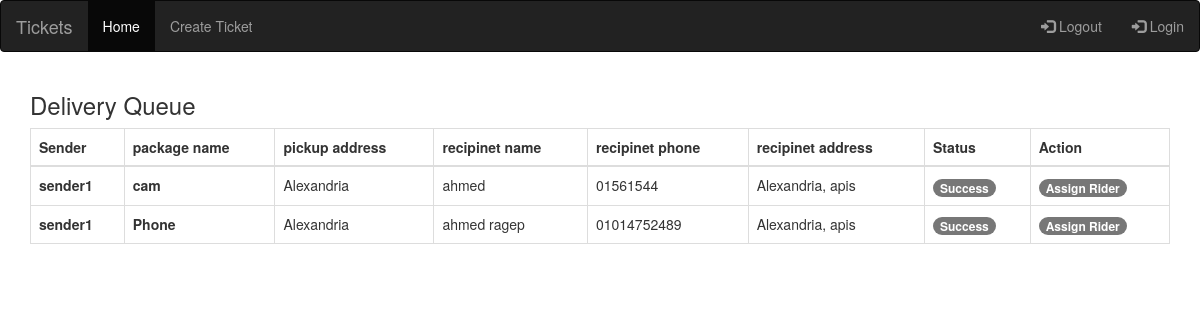
/delivery/delivery_queue, run on the app's committed database.
### delivery/models.py (models this page shows, shortened)
class Delivery(models.Model):
    sender = models.ForeignKey(User, on_delete=models.CASCADE)
    package_name = models.CharField(max_length=100)
    pickup_address = models.CharField(max_length=100)
    recipinet_name = models.CharField(max_length=100)
    recipinet_phone = models.CharField(max_length=50)
    recipinet_address = models.CharField(max_length=50)
    rider = models.ForeignKey(User ,on_delete=models.CASCADE, related_name='delivery_rider', null=True,blank=True)
    is_delivered = models.BooleanField(default=False)
    data_created = models.DateTimeField(auto_now_add=True)
    is_verified = models.BooleanField(default=False)
    has_rider = models.BooleanField(default=False)

### users/models.py (models this page shows)
class User(AbstractUser):
    sender = models.BooleanField(default=False)
    rider = models.BooleanField(default=False)
    def __str__(self):
        return self.username

### delivery/views.py (the view)
# urls.py: path('delivery_queue', delivery_queue, name='delivery_queue'),
def delivery_queue(request):
   obj = Delivery.objects.filter(is_verified=True).order_by('-data_created')
   context={'obj':obj}
   return render (request,"delivery_queue.html",context)

### delivery/templates/delivery_queue.html
{% extends 'base.html' %}
{% block body %}
<div class="card">
  <div class="card-body">
    <h3 class="card-title">Delivery Queue</h3>
    <table class="table table-bordered table-hover">
      <thead class="thead-dark">
        <tr>
          <th scope="col">Sender</th>
          <th scope="col">package name</th>
          <th scope="col">pickup address</th>
          <th scope="col">recipinet name</th>
          <th scope="col">recipinet phone</th>
          <th scope="col">recipinet address</th>
          <th scope="col">Status</th>
          <th scope="col">Action</th>
        </tr>
      </thead>
      <tbody>
        {% for obj in obj %}
        <tr>
          <th>{{obj.sender}}</th>
          <th>{{obj.package_name}}</th>
          <td>{{obj.pickup_address}}</td>
          <td>{{obj.recipinet_name}}</td>
          <td>{{obj.recipinet_phone}}</td>
          <td>{{obj.recipinet_address}}</td>
          {% if obj.has_rider %}
            <td><span class="badge badge-success">Success</span></td>
          {% else %}
            <td><span class="badge badge-warning">Pending</span></td>
          {% endif %}
          <td><a href="{% url 'assign_delivery' obj.pk %}" class="badge badge-success">Assign Rider</a></td>
        </tr>
        {% endfor %}
      </tbody>
    </table>
  </div>
</div>
{% endblock body %}

### templates/base.html (shortened to what this page needs)
<!DOCTYPE html>
<html lang="en">
<head>
  <link rel="stylesheet" href="https://maxcdn.bootstrapcdn.com/bootstrap/3.4.1/css/bootstrap.min.css">
</head>
<body>
    <nav class="navbar navbar-inverse">
      <div class="container-fluid">
        <div class="navbar-header">
          <a class="navbar-brand" href="/">Tickets</a>
        </div>
        <ul class="nav navbar-nav">
          <li class="active"><a href="#">Home</a></li>
          <li><a href="">Create Ticket</a></li>
          <li class="nav disabled"><a>{{request.user.username|capfirst}}</a></li>
        </ul>
        <ul class="nav navbar-nav navbar-right">
            <li><a href="{% url 'logout' %}"><span class="glyphicon glyphicon-log-in"></span> Logout</a></li>
            <li><a href=""><span class="glyphicon glyphicon-log-in"></span> Login</a></li>
        </ul>
      </div>
    </nav>
  <div class="container mt-5">
    {% block body %}
    {% endblock body %}
  </div>
</body>
</html>

### data on the page
Delivery: sender "sender1", package_name "cam", pickup_address "Alexandria", recipinet_name "ahmed", recipinet_phone "01561544", recipinet_address "Alexandria, apis", has_rider "Success"
Delivery: sender "sender1", package_name "Phone", pickup_address "Alexandria", recipinet_name "ahmed ragep", recipinet_phone "01014752489", recipinet_address "Alexandria, apis", has_rider "Success"
